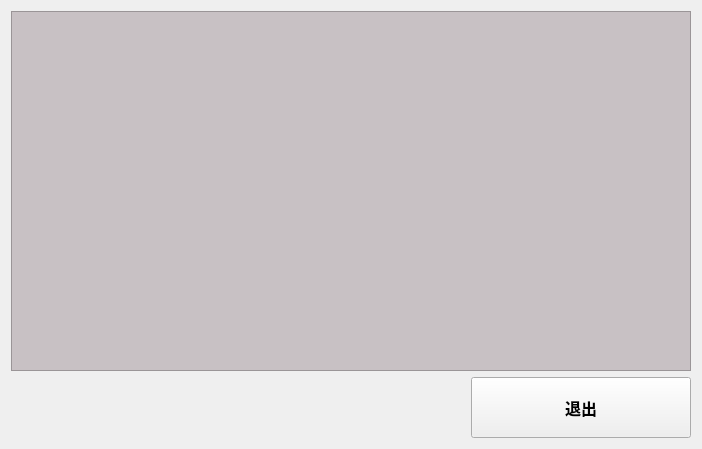
<?xml version="1.0" encoding="UTF-8"?>
<ui version="4.0">
 <class>getUserAll</class>
 <widget class="QWidget" name="getUserAll">
  <property name="geometry">
   <rect>
    <x>0</x>
    <y>0</y>
    <width>702</width>
    <height>449</height>
   </rect>
  </property>
  <property name="windowTitle">
   <string>Form</string>
  </property>
  <layout class="QGridLayout" name="gridLayout">
   <item row="0" column="0">
    <layout class="QVBoxLayout" name="verticalLayout">
     <item>
      <widget class="QTextEdit" name="textEdit">
       <property name="font">
        <font>
         <family>微软雅黑</family>
         <pointsize>48</pointsize>
         <weight>50</weight>
         <bold>false</bold>
        </font>
       </property>
       <property name="styleSheet">
        <string notr="true">background-color: rgb(200, 193, 196);</string>
       </property>
       <property name="readOnly">
        <bool>true</bool>
       </property>
       <property name="html">
        <string>&lt;!DOCTYPE HTML PUBLIC &quot;-//W3C//DTD HTML 4.0//EN&quot; &quot;http://www.w3.org/TR/REC-html40/strict.dtd&quot;&gt;
&lt;html&gt;&lt;head&gt;&lt;meta name=&quot;qrichtext&quot; content=&quot;1&quot; /&gt;&lt;style type=&quot;text/css&quot;&gt;
p, li { white-space: pre-wrap; }
&lt;/style&gt;&lt;/head&gt;&lt;body style=&quot; font-family:'微软雅黑'; font-size:48pt; font-weight:400; font-style:normal;&quot;&gt;
&lt;p style=&quot;-qt-paragraph-type:empty; margin-top:0px; margin-bottom:0px; margin-left:0px; margin-right:0px; -qt-block-indent:0; text-indent:0px; font-size:12pt; font-weight:600;&quot;&gt;&lt;br /&gt;&lt;/p&gt;&lt;/body&gt;&lt;/html&gt;</string>
       </property>
      </widget>
     </item>
     <item>
      <layout class="QHBoxLayout" name="horizontalLayout">
       <item>
        <spacer name="horizontalSpacer">
         <property name="orientation">
          <enum>Qt::Horizontal</enum>
         </property>
         <property name="sizeHint" stdset="0">
          <size>
           <width>40</width>
           <height>20</height>
          </size>
         </property>
        </spacer>
       </item>
       <item>
        <widget class="QPushButton" name="Btnclose">
         <property name="minimumSize">
          <size>
           <width>220</width>
           <height>61</height>
          </size>
         </property>
         <property name="maximumSize">
          <size>
           <width>220</width>
           <height>61</height>
          </size>
         </property>
         <property name="font">
          <font>
           <family>微软雅黑</family>
           <pointsize>12</pointsize>
           <weight>75</weight>
           <bold>true</bold>
          </font>
         </property>
         <property name="text">
          <string>退出</string>
         </property>
        </widget>
       </item>
      </layout>
     </item>
    </layout>
   </item>
  </layout>
 </widget>
 <resources/>
 <connections/>
</ui>
